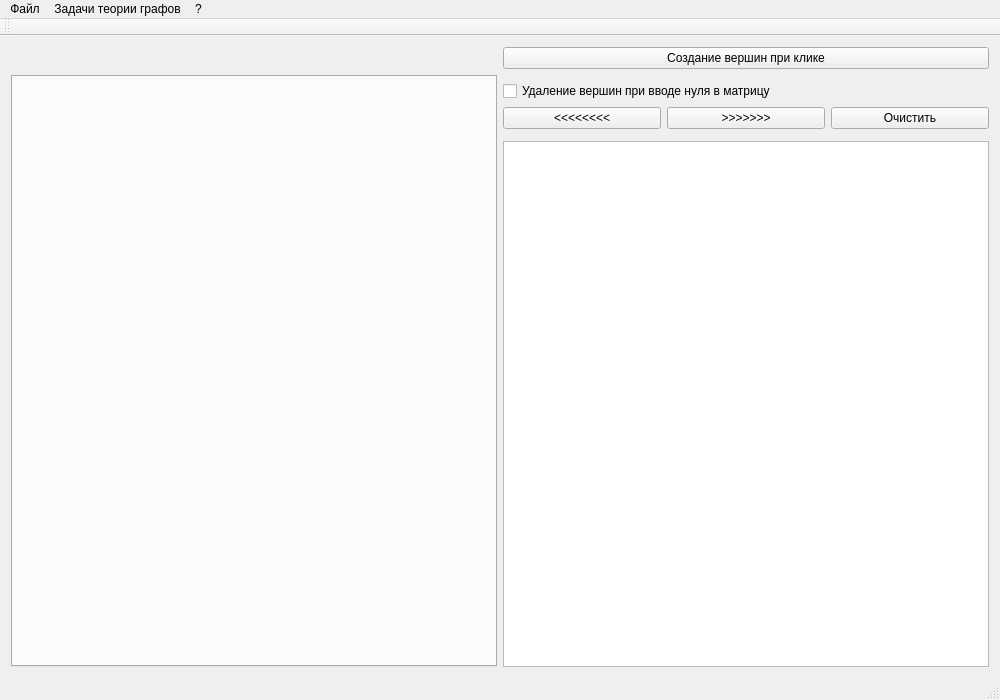
<?xml version="1.0" encoding="UTF-8"?>
<ui version="4.0">
 <class>MainWindow</class>
 <widget class="QMainWindow" name="MainWindow">
  <property name="geometry">
   <rect>
    <x>0</x>
    <y>0</y>
    <width>1000</width>
    <height>700</height>
   </rect>
  </property>
  <property name="minimumSize">
   <size>
    <width>1000</width>
    <height>700</height>
   </size>
  </property>
  <property name="windowTitle">
   <string>MainWindow</string>
  </property>
  <widget class="QWidget" name="centralWidget">
   <layout class="QGridLayout" name="gridLayout">
    <item row="2" column="1">
     <widget class="QCheckBox" name="checkRemove">
      <property name="text">
       <string>Удаление вершин при вводе нуля в матрицу</string>
      </property>
     </widget>
    </item>
    <item row="5" column="1">
     <widget class="QTableWidget" name="matrixWidget">
      <attribute name="horizontalHeaderDefaultSectionSize">
       <number>42</number>
      </attribute>
     </widget>
    </item>
    <item row="1" column="0" rowspan="5">
     <widget class="QTabWidget" name="tabWidget">
      <property name="currentIndex">
       <number>-1</number>
      </property>
     </widget>
    </item>
    <item row="3" column="1">
     <layout class="QHBoxLayout" name="horizontalLayout_2">
      <item>
       <widget class="QPushButton" name="pushButton_2">
        <property name="enabled">
         <bool>true</bool>
        </property>
        <property name="text">
         <string>&lt;&lt;&lt;&lt;&lt;&lt;&lt;&lt;</string>
        </property>
       </widget>
      </item>
      <item>
       <widget class="QPushButton" name="pushButton">
        <property name="enabled">
         <bool>true</bool>
        </property>
        <property name="text">
         <string>&gt;&gt;&gt;&gt;&gt;&gt;&gt;</string>
        </property>
       </widget>
      </item>
      <item>
       <widget class="QPushButton" name="pushButton_3">
        <property name="text">
         <string>Очистить</string>
        </property>
       </widget>
      </item>
     </layout>
    </item>
    <item row="0" column="1">
     <widget class="QPushButton" name="pushButton_4">
      <property name="text">
       <string>Создание вершин при клике</string>
      </property>
     </widget>
    </item>
   </layout>
   <zorder>tabWidget</zorder>
   <zorder>matrixWidget</zorder>
   <zorder>checkRemove</zorder>
   <zorder>pushButton_4</zorder>
  </widget>
  <widget class="QMenuBar" name="menuBar">
   <property name="geometry">
    <rect>
     <x>0</x>
     <y>0</y>
     <width>1000</width>
     <height>21</height>
    </rect>
   </property>
   <widget class="QMenu" name="menu">
    <property name="title">
     <string>Файл</string>
    </property>
    <widget class="QMenu" name="menu_4">
     <property name="title">
      <string>Сохранить граф в файл</string>
     </property>
     <addaction name="action_save_as_image"/>
     <addaction name="action_save_as_file"/>
    </widget>
    <addaction name="action_file_open"/>
    <addaction name="menu_4"/>
    <addaction name="action"/>
   </widget>
   <widget class="QMenu" name="menu_2">
    <property name="title">
     <string>Задачи теории графов</string>
    </property>
    <widget class="QMenu" name="menu_5">
     <property name="title">
      <string>Остальные ЛР</string>
     </property>
     <addaction name="action_19"/>
     <addaction name="action_20"/>
     <addaction name="action_21"/>
     <addaction name="action_22"/>
    </widget>
    <widget class="QMenu" name="menu_6">
     <property name="title">
      <string>ЛР №2 [+]</string>
     </property>
     <addaction name="actionBFS"/>
     <addaction name="actionA"/>
     <addaction name="actionIterative_Deeping"/>
    </widget>
    <widget class="QMenu" name="menu_7">
     <property name="title">
      <string>ЛР №3 [+]</string>
     </property>
     <addaction name="action_2"/>
     <addaction name="action_3"/>
     <addaction name="action_18"/>
     <addaction name="action_6"/>
    </widget>
    <widget class="QMenu" name="menu_8">
     <property name="title">
      <string>ЛР №6 [+]</string>
     </property>
     <addaction name="action_23"/>
     <addaction name="action_24"/>
    </widget>
    <widget class="QMenu" name="menu_12">
     <property name="title">
      <string>ЛР №12</string>
     </property>
     <addaction name="action_25"/>
     <addaction name="action_26"/>
     <addaction name="action_27"/>
    </widget>
    <addaction name="task_0"/>
    <addaction name="menu_6"/>
    <addaction name="menu_7"/>
    <addaction name="action_4"/>
    <addaction name="action_5"/>
    <addaction name="menu_8"/>
    <addaction name="action_7"/>
    <addaction name="action_8"/>
    <addaction name="action_9"/>
    <addaction name="action_10"/>
    <addaction name="action_11"/>
    <addaction name="menu_12"/>
    <addaction name="action_13"/>
    <addaction name="action_14"/>
    <addaction name="action_15"/>
    <addaction name="action_16"/>
    <addaction name="action_17"/>
    <addaction name="menu_5"/>
   </widget>
   <widget class="QMenu" name="menu_3">
    <property name="title">
     <string>?</string>
    </property>
    <addaction name="action_about"/>
    <addaction name="action_author"/>
   </widget>
   <addaction name="menu"/>
   <addaction name="menu_2"/>
   <addaction name="menu_3"/>
  </widget>
  <widget class="QToolBar" name="mainToolBar">
   <property name="minimumSize">
    <size>
     <width>0</width>
     <height>0</height>
    </size>
   </property>
   <attribute name="toolBarArea">
    <enum>TopToolBarArea</enum>
   </attribute>
   <attribute name="toolBarBreak">
    <bool>false</bool>
   </attribute>
  </widget>
  <widget class="QStatusBar" name="statusBar"/>
  <action name="action">
   <property name="text">
    <string>Выход</string>
   </property>
  </action>
  <action name="action_loop">
   <property name="text">
    <string>Добавить петлю</string>
   </property>
   <property name="toolTip">
    <string>Добавление петли к данной вершине</string>
   </property>
   <property name="shortcut">
    <string>Ctrl+A</string>
   </property>
  </action>
  <action name="action_move">
   <property name="text">
    <string>Передвинуть вершину</string>
   </property>
   <property name="toolTip">
    <string>Захват и перемещение вершины</string>
   </property>
   <property name="shortcut">
    <string>Ctrl+M</string>
   </property>
  </action>
  <action name="action_connect">
   <property name="text">
    <string>Связать с</string>
   </property>
   <property name="toolTip">
    <string>После нажатия укажите вершину, с которой вы хотите связать</string>
   </property>
   <property name="shortcut">
    <string>Ctrl+C</string>
   </property>
  </action>
  <action name="action_destroy_edge">
   <property name="text">
    <string>Удалить вершину</string>
   </property>
   <property name="toolTip">
    <string>Удалит вершину со всеми входящими и исходящими рёбрами</string>
   </property>
   <property name="shortcut">
    <string>Ctrl+D</string>
   </property>
  </action>
  <action name="action_node_move">
   <property name="text">
    <string>Изменить форму ребра</string>
   </property>
   <property name="toolTip">
    <string>Включает перемещение середины ребра</string>
   </property>
  </action>
  <action name="action_node_destroy">
   <property name="text">
    <string>Удалить ребро</string>
   </property>
   <property name="toolTip">
    <string>Удаляет указанное ребро</string>
   </property>
  </action>
  <action name="action_bconnect">
   <property name="text">
    <string>Связать двунаправленно с...</string>
   </property>
   <property name="toolTip">
    <string>Связывает вершину с вершиной в обоих направлениях</string>
   </property>
  </action>
  <action name="action_about">
   <property name="text">
    <string>О программе</string>
   </property>
  </action>
  <action name="action_author">
   <property name="text">
    <string>Об авторах</string>
   </property>
  </action>
  <action name="action_file_open">
   <property name="text">
    <string>Открыть граф из файла</string>
   </property>
  </action>
  <action name="action_save_as_image">
   <property name="text">
    <string>Как изображение</string>
   </property>
  </action>
  <action name="action_save_as_file">
   <property name="text">
    <string>Как файл</string>
   </property>
  </action>
  <action name="task_0">
   <property name="text">
    <string>Задача 0</string>
   </property>
  </action>
  <action name="action_4">
   <property name="text">
    <string>ЛР №4 [+]</string>
   </property>
  </action>
  <action name="action_5">
   <property name="text">
    <string>ЛР №5 [+]</string>
   </property>
  </action>
  <action name="action_7">
   <property name="text">
    <string>ЛР №7 [+]</string>
   </property>
  </action>
  <action name="action_8">
   <property name="text">
    <string>ЛР №8 [+]</string>
   </property>
  </action>
  <action name="action_9">
   <property name="text">
    <string>ЛР №9 [+]</string>
   </property>
  </action>
  <action name="action_10">
   <property name="text">
    <string>ЛР №10 [+]</string>
   </property>
  </action>
  <action name="action_11">
   <property name="text">
    <string>ЛР №11 [-]</string>
   </property>
  </action>
  <action name="action_13">
   <property name="text">
    <string>ЛР №13</string>
   </property>
  </action>
  <action name="action_14">
   <property name="text">
    <string>ЛР №14 [+]</string>
   </property>
  </action>
  <action name="action_15">
   <property name="text">
    <string>ЛР №15 [+]</string>
   </property>
  </action>
  <action name="action_16">
   <property name="text">
    <string>ЛР №16 [+]</string>
   </property>
  </action>
  <action name="action_17">
   <property name="text">
    <string>ЛР №17 [+]</string>
   </property>
  </action>
  <action name="action_19">
   <property name="text">
    <string>ЛР №18 [-]</string>
   </property>
  </action>
  <action name="action_20">
   <property name="text">
    <string>ЛР №19 [+]</string>
   </property>
  </action>
  <action name="action_21">
   <property name="text">
    <string>ЛР №20</string>
   </property>
  </action>
  <action name="action_22">
   <property name="text">
    <string>ЛР №21[+]</string>
   </property>
  </action>
  <action name="actionBFS">
   <property name="text">
    <string>BFS</string>
   </property>
  </action>
  <action name="actionA">
   <property name="text">
    <string>A*</string>
   </property>
  </action>
  <action name="action_2">
   <property name="text">
    <string>Беллман-форд</string>
   </property>
  </action>
  <action name="action_3">
   <property name="text">
    <string>Дейкстра</string>
   </property>
  </action>
  <action name="action_18">
   <property name="text">
    <string>Уоршелл</string>
   </property>
  </action>
  <action name="actionIterative_Deeping">
   <property name="text">
    <string>Iterative Deeping</string>
   </property>
  </action>
  <action name="action_23">
   <property name="text">
    <string>Для Неорграфа</string>
   </property>
  </action>
  <action name="action_24">
   <property name="text">
    <string>Для Орграфа</string>
   </property>
  </action>
  <action name="action_6">
   <property name="text">
    <string>Джонсон</string>
   </property>
  </action>
  <action name="action_25">
   <property name="text">
    <string>Алгоритм Прима</string>
   </property>
  </action>
  <action name="action_26">
   <property name="text">
    <string>Алгоритм Крускала</string>
   </property>
  </action>
  <action name="action_27">
   <property name="text">
    <string>Алгоритм Борувки</string>
   </property>
  </action>
 </widget>
 <layoutdefault spacing="6" margin="11"/>
 <resources/>
 <connections/>
</ui>
